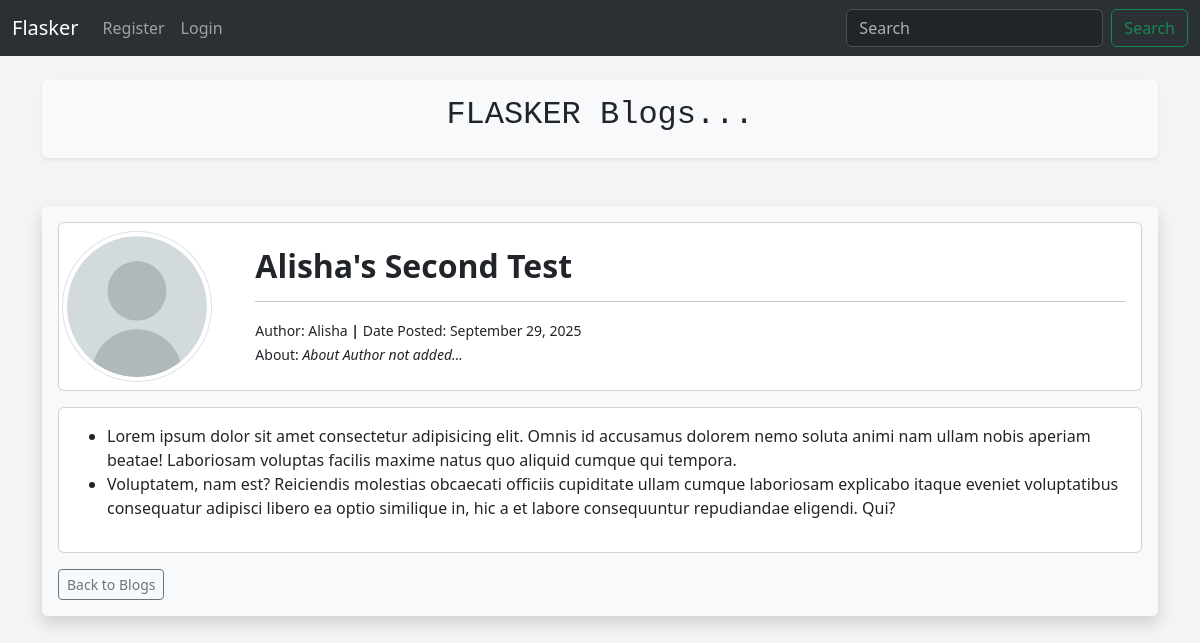
The app's page /posts/5 with its own data.
### app.py (models this page shows, shortened)
class Posts(db.Model):
    id = db.Column(db.Integer, primary_key=True)
    title = db.Column(db.String(255), nullable=False)
    slug = db.Column(db.String(255), nullable=False)
    content = db.Column(db.Text, nullable=False)
    date_posted = db.Column(db.DateTime, default=datetime.now)
    poster_id = db.Column(db.Integer, db.ForeignKey('users.id'))

class Users(db.Model, UserMixin):
    id = db.Column(db.Integer, primary_key=True)
    username = db.Column(db.String(20), nullable=False, unique=True)
    name = db.Column(db.String(200), nullable=False)
    email = db.Column(db.String(120), nullable=False, unique=True)
    fav_color = db.Column(db.String(120))
    date_added = db.Column(db.DateTime, default=datetime.now)
    password_hash = db.Column(db.String(128), nullable=False)
    posts = db.relationship('Posts', backref='poster')
    about_author = db.Column(db.Text(500), nullable=True)
    profile_pic = db.Column(db.String(), nullable=True)
    """__table_args__ = (
        CheckConstraint("length(name) <= 200", name="check_name_length"),
    )
    """
    @property
    def password(self):
        raise AttributeError("Password is not a readable attribute!")

### app.py (the view)
@app.route("/posts/<int:id>")
def post(id):
    post = Posts.query.get_or_404(id)
    return render_template("post.html", post=post)

### webforms.py
class SearchForm(FlaskForm):
    searched = StringField("Searched", validators=[DataRequired()])
    submit = SubmitField("Submit")

### app.py (called while the page is built)
@app.context_processor
def base():
    form = SearchForm()
    return dict(form=form)

### templates/post.html (shortened to what this page needs)
{% extends "index.html" %}
{% block body %}
<div class="shadow-sm p-3 mb-5 bg-body-tertiary rounded">
    <h2 class="font-monospace" style="text-align: center;"> FLASKER Blogs... </h2>
</div>
<div class="shadow p-3 mb-2 bg-body-tertiary rounded">
    <div class="card mb-3">
        <div class="row g-0 align-items-center">
            <div class="col-md-2 p-2 d-flex justify-content-center">
                {% if post.poster.profile_pic %}
                <img src=" {{ url_for ('static', filename='images/' + post.poster.profile_pic ) }}" alt="Profile Pic"
                    class="img-thumbnail float-end me-4" width="150" style="border-radius: 50%;">
                {% else %}
                <img src=" {{ url_for ('static', filename='images/default_pic.png') }}" alt="Default Pic"
                    class="img-thumbnail float-end me-4" width="150" style="border-radius: 50%;">
                {% endif %}
            </div>
            <div class="col-md-10">
                <div class="card-body">
                    <h2><strong>{{ post.title }} </strong><br></h2>
                    <hr>
                    <small>
                        Author: {{ post.poster.name }} <strong> | </strong>
                        Date Posted: {{ post.date_posted.strftime('%B %d, %Y') }} <br>
                        {% if post.poster.about_author %}
                        About: {{ post.poster.about_author }}
                        {% else %}
                        About: <em> About Author not added...</em>
                        {% endif %}
                    </small>
                </div>
            </div>
        </div>
    </div>
    <div class="card mb-3 ps-3">
        <p> {{ post.content|safe }} </p>
    </div>
    <div>
        <a href="{{url_for('posts')}}" class="btn btn-outline-secondary btn-sm">Back to Blogs</a>
    </div>
</div>
{% endblock %}

### static/css/style.css (style rules this page uses)
body { background-color: #f4f4f4; }

### records on screen
Posts: title "Alisha's Second Test", date_posted "September 29, 2025", content "Lorem ipsum dolor sit amet consectetur adipisicing elit. Omnis id accusamus dolorem nemo soluta animi nam ullam nobis aperiam beatae! Laboriosam voluptas facilis maxime natus quo aliquid cumque qui tempora. Voluptatem, nam est? Reiciendis molestias obcaecati officiis cupiditate ullam cumque laboriosam explicabo itaque eveniet voluptatibus consequatur adipisci libero ea optio similique in, hic a et labore consequuntur repudiandae eligendi. Qui?"
Users: poster.name "Alisha"
